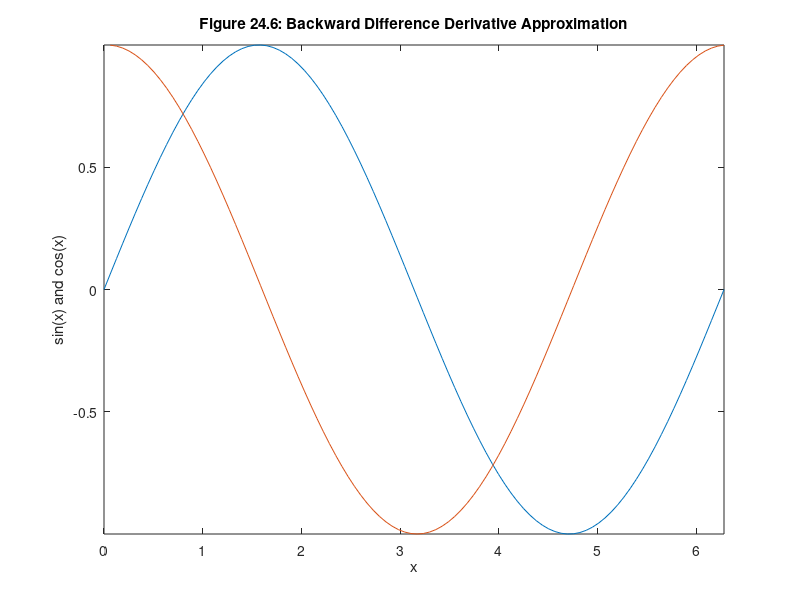

Source code (MATLAB):
% mm2406.m

x = linspace(0,2*pi);
y = sin(x);
dy = diff(y)/(x(2)-x(1)); 
xd = x(2:end);
plot(x,y,xd,dy)
axis tight
xlabel('x'), ylabel('sin(x) and cos(x)')
title('Figure 24.6: Backward Difference Derivative Approximation')
